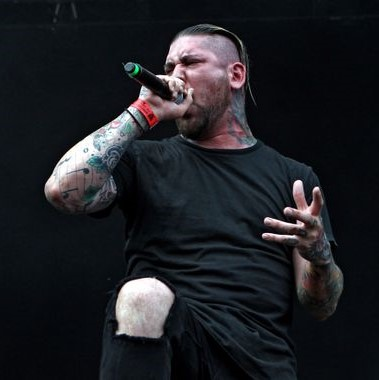
#> input picture data/image0.jpg, 379 x 380 px
$ python main.py
#> lines starting #> are read from the running program, lines starting #| are printed output that depends on the picture
### loader/ImageLoader.py
import numpy as np
import networkx as nx

from skimage.io import imread
from skimage.transform import rescale

class ImageLoader():
    '''
    A class to load images from a data set, build a noisy version of this image
    and its 4-connected graph.
    '''
    def __init__(self, img="image0.jpg", noise="S&P", seed=894397569, rescale_factor=None, build_graph=False):
#> called with img = 'image0.jpg', noise = 'S&P', seed = 894397569, build_graph = False
        assert noise in ["S&P", "gaussian", "poisson"], print("noise parameter must be one of 'S&P', 'gaussian' or 'poisson")
        path = f"./data/{img}"
        original_image = imread(path).astype(int)

        # Define attributes
        self.rng_ = np.random.default_rng(seed=seed)
        self.original_image_ = original_image


        if len(np.shape(original_image)) == 3:
            self.grayscale_image_ = self.__to_grayscale(original_image)
        else:
            self.grayscale_image_ = np.copy(original_image)

        if rescale_factor:
            self.grayscale_image_ = rescale(self.grayscale_image_, scale=rescale_factor, preserve_range=True).astype(int)
        self.noisy_image_ = self.__add_noise(self.grayscale_image_, noise)

        if build_graph:
            G = nx.DiGraph()
            G.add_edges_from(self.__build_edge_list())
            self.graph_ = G
        else:
            self.graph_ = None

    def __to_grayscale(self, rgb_image):
        '''
        A function that loads a RGB image as a grayscale numpy array.

        Params:
        -------
            - rgb_image: np.array as returned by ```skimage.io.imread```
                The rgb image to turn into grayscale

        Outputs:
        --------
            - gray_img: np.array with int values ranging from 0 to 255
                The input image turned into grayscale.
        '''
        gray_img = rgb_image @ np.array([0.2989, 0.5870, 0.1140]).T
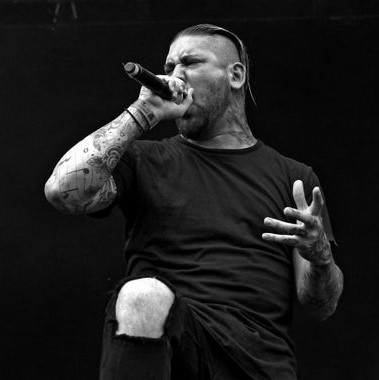
#> gray_img: shape (380, 379) float64; min 0, max 255, mean 32
        return gray_img.astype(int)

    def __add_noise(self, img, noise_type):
        '''
        A function that adds noise to an image, whether its:
        - Salt and Pepper (S&P)
        - Poisson
        - Gaussian
        noise.

        Params:
        ------
            - img: np.array
                The image to add noise to.
            - noise_type: str
                Either "S&P", "poisson" or "gaussian". The type of noise to subject the image to.

        Outputs:
        -------
            - result: np.array
                The noisy image.
        '''
#> called with noise_type = 'S&P'
        height, width = img.shape
#> height = 380; width = 379
        result = img.copy()

        if noise_type == "S&P":
            for line in range(height):
                for column in range(width):
                    sample = self.rng_.random()
                    if sample < 0.05:
                        result[line, column] = 255 if self.rng_.random() < 0.5 else 0
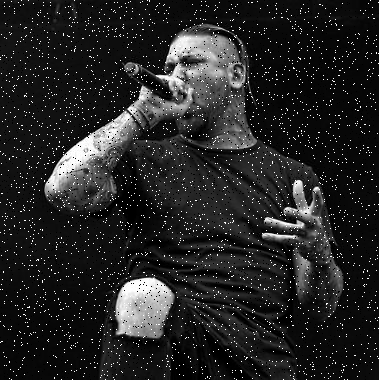
#> result: shape (380, 379) int64; min 0, max 255, mean 36.3

        elif noise_type == "gaussian":
            for line in range(height):
                for column in range(width):
                    noise = self.rng_.random() * 50
                    new_pix_val = result[line, column] + noise
                    result[line, column] = np.clip(new_pix_val, 0, 255)

        elif noise_type == "poisson":
            for line in range(height):
                for column in range(width):
                    noise = self.rng_.poisson(lam=10) * (-1) ** (line * column)
                    new_pix_val = result[line, column] + noise
                    result[line, column] = np.clip(new_pix_val, 0, 255)

        return result

    def __build_edge_list(self):
        '''
        A private method to build an list of edges from an image. The structure of the graph is 4-connected.
        Therefore, for any pixel (i,j) that's not on the border of the picture, (i,j) is turned into a
        node, like every other pixel, and has common edges with:
        - (i+1, j)
        - (i, j+1)
        - (i-1, j)
        - (i, j-1)
        Hence, the '4-connected' graph.

        Params:
        ------
            - None

        Outputs:
        --------
            - edge_list: list
                The list of every edge in the graph to build.
        '''
        edge_list = []
        height, width = self.grayscale_image_.shape
#> height = 380; width = 379

        # We run through every pixel except those on the right-hand side border and bottom border
        for line in range(height - 1):
            for column in range(width - 1):
                ref_node = (line, column)
                right_node = (line, column+1)
                node_below = (line+1, column)
                edge_list += [(ref_node, right_node), (ref_node, node_below), (right_node, ref_node), (node_below, ref_node)]

        # We handle the bottom border
        for column in range(width - 1):
            ref_node = (height-1, column)
            right_node = (height-1, column+1)
            edge_list += [(ref_node, right_node), (right_node, ref_node)]

        # We handle the right-hand side border
        for line in range(height - 1):
            ref_node = (line, width-1)
            node_below = (line+1, width-1)
            edge_list += [(ref_node, node_below), (node_below, ref_node)]

        return edge_list

    def grayscale(self):
        '''
        Returns the grayscale image
        '''
        return self.grayscale_image_

    def image(self):
        '''
        Returns the original image
        '''
        return self.original_image_

    def noisy_image(self):
        '''
        Returns the noisy image
        '''
        return self.noisy_image_

    def graph(self):
        '''
        Builds and returns the graph generated from the image.

        Params:
        ------
            - None

        Outputs:
        --------
            - self.graph_: ```nx.Graph```
                The newly built 4-connected graph.
        '''
        if not(self.graph_):
            print("The graph had not been built before. Wait until its created...")
            G = nx.DiGraph()
            G.add_edges_from(self.__build_edge_list())
            self.graph_ = G
        return self.graph_


### visualizer/image_visualization.py
import matplotlib.pyplot as plt

def print_grayscale(img):
    '''
    A function to print a grayscale image with ```matplotlib.pyplot```.
    '''
    plt.imshow(img, cmap="gray", vmin=0, vmax=255)
    plt.show()

def print_rgb(img):
    '''
    A function to print a rgb image with ```matplotlib.pyplot```.
    '''
    plt.imshow(img)
    plt.show()

### main.py
from loader.ImageLoader import ImageLoader
from visualizer.image_visualization import print_grayscale, print_rgb

loader = ImageLoader("image0.jpg")

# Print the original image
print_rgb(loader.image())

# Print the grayscale image
print_grayscale(loader.grayscale())

# Print the noisy image
print_grayscale(loader.noisy_image())

# Print a few edges from the constructed graph
graph = loader.graph()
print(list(graph.edges())[1])
